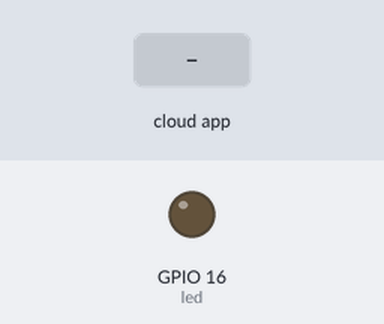
Simulated run of this sketch. Board: ESP8266 (NodeMCU). Parts: output pins drawn as LEDs (lit = HIGH). The inputs (shaded band) are chosen by the test bench. WiFi joins after 1.5 s; servers stay silent unless stated; no MQTT or app messages arrive unless stated; what the sketch prints to the serial monitor is not drawn.

Above: at 2.7 s.
2.8 s: the phone or cloud app sets xxx to 1
At 3.6 s:
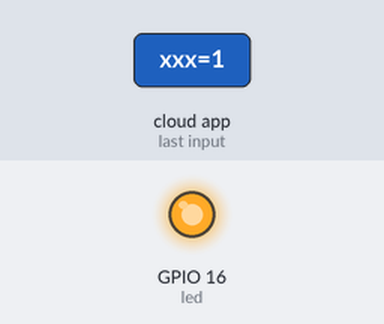
4.3 s: the phone or cloud app sets xxx to 0
At 5.1 s:
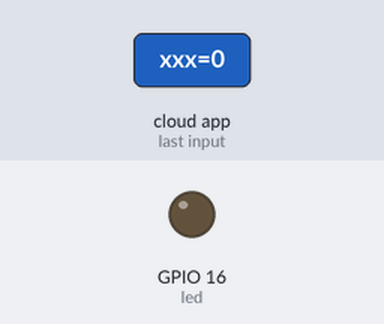
Timing chart, 0 to 7.3 s (numbered marks = the images above; inputs shaded):
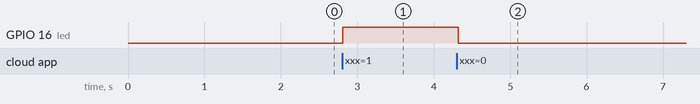

Measured:
- after the input at 2.8 s, GPIO 16 (led): LOW → HIGH at once
- after the input at 4.3 s, GPIO 16 (led): HIGH → LOW at once

The sketch:

Subscribe_Program.ino
```cpp
#include <ESP8266WiFi.h>
#include "Adafruit_MQTT_Client.h"

#define led 16
#define wifi "<WiFi Name>"                  // Enter WiFi Name here.
#define password "<Password>"               // Enter WiFi Password here.
#define server "io.adafruit.com"
#define port 1883
#define username "Username"                       // Enter Adafruit IO account Username here.
#define key "xxxxxxxxxxxxxxxxxxxxxxxxxxxxxxxx"    // Enter Adafruit IO account Active Key here.

WiFiClient esp;
Adafruit_MQTT_Client mqtt(&esp,server,port,username,key);
Adafruit_MQTT_Subscribe feed = Adafruit_MQTT_Subscribe(&mqtt,username"/feeds/xxx");      // Replace "xxx" with your Feed Name (e.g. led)


void setup() {
  pinMode(led,OUTPUT);

  Serial.begin(115200);
  delay(10);
  Serial.println("Adafruit MQTT");
  Serial.println();
  Serial.println();
  Serial.print("Connecting to ");
  Serial.println(wifi);

  WiFi.begin(wifi,password);
  while(WiFi.status()!=WL_CONNECTED){
    delay(500);
    Serial.print(".");
  }

  Serial.println("WiFi Connected");
  Serial.print("IP Address: ");
  Serial.println(WiFi.localIP());
  Serial.println("Connecting to MQTT");

  mqtt.subscribe(&feed);

  while(mqtt.connect()){
    delay(500);
    Serial.print(".");
  }
}


void loop() {
  while(mqtt.readSubscription(5000)){
    Serial.print("Got: ");
    Serial.print((char*)feed.lastread);
    int a = atoi((char*)feed.lastread);
    Serial.print(" ");
    Serial.println(a);

    if(a==0){
      digitalWrite(led,0);
    }
    else{
      digitalWrite(led,1);
    }
  }
}
```
